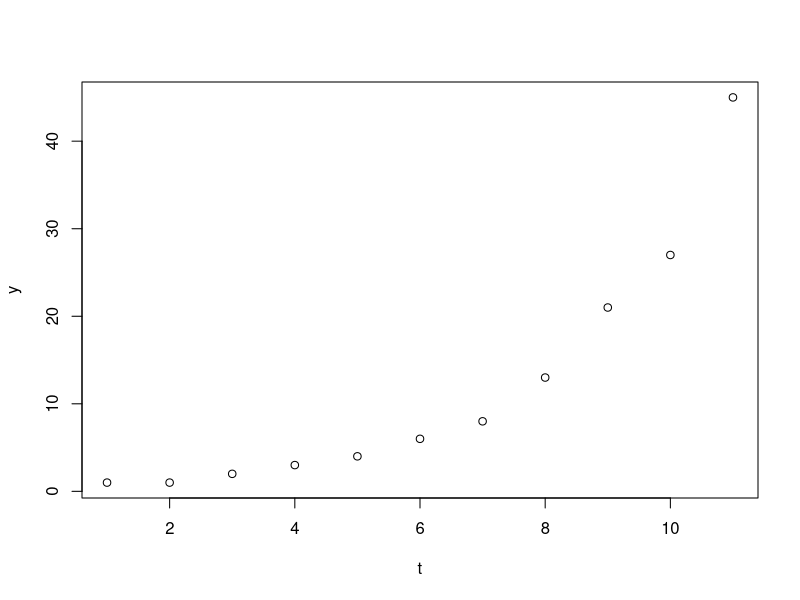
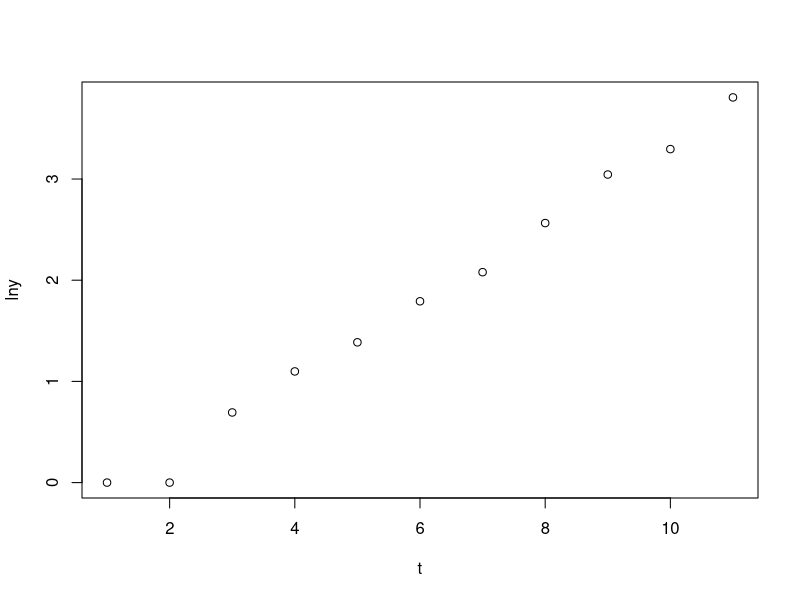
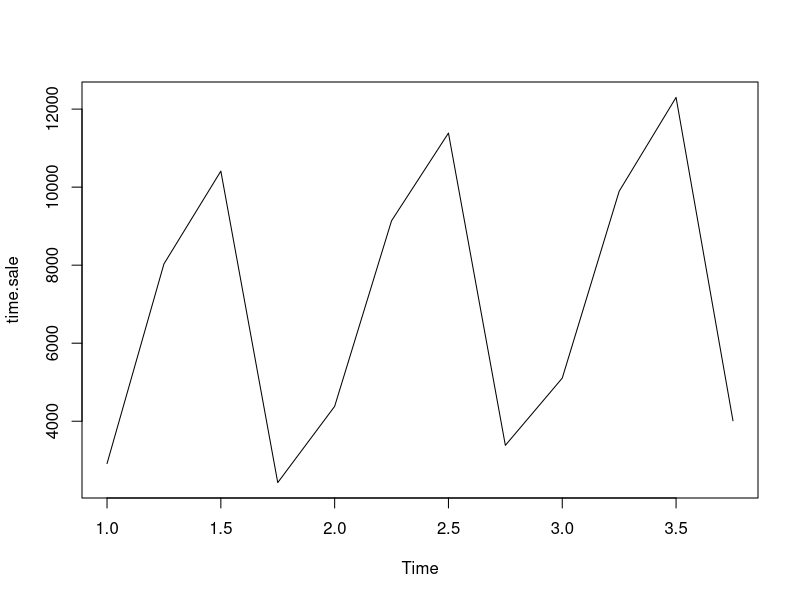
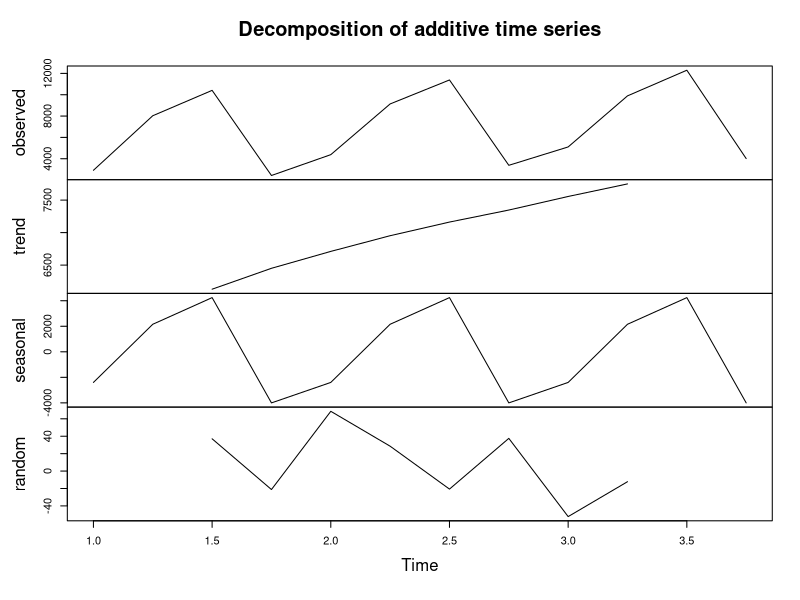
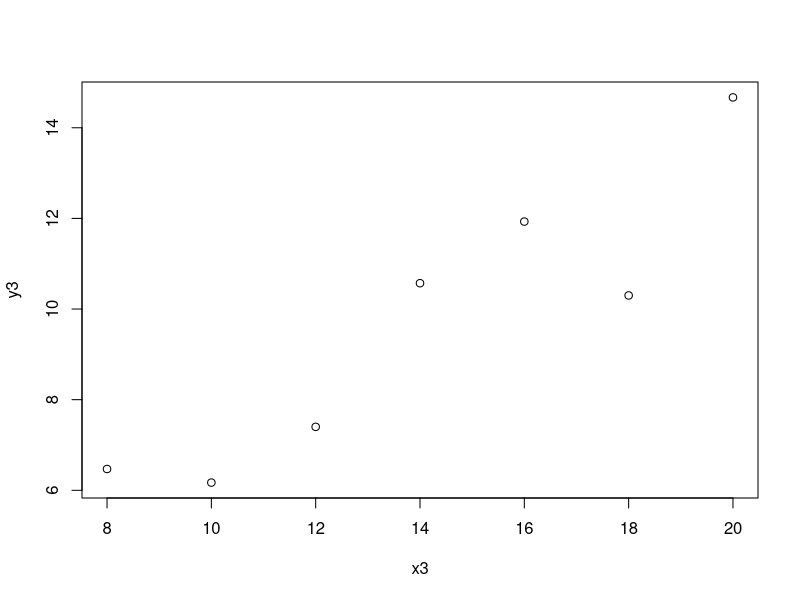

Write the R code that produced these figures, in order.
## ---- chunk 1
t<-c(1:11)
y<-c(1,1,2,3,4,6,8,13,21,27,45)
plot(y~t)
## ---- chunk 2
lny<-log(y)
plot(lny~t)
## ---- chunk 3
model<-lm(lny~t)
summary(model)
## ---- chunk 4
lny12<--0.54334+t*0.38997
lny12

new.data.frame<-data.frame(t=12)
predict(model,newdata=new.data.frame,interval="prediction",level=0.95)
## ---- chunk 5
y1<-y[1:length(y)-1]
model1<-lm(y[2:length(y)]~y1+0)
summary(model1)
## ---- chunk 6
confint(model1,'y1',level=0.95)
## ---- chunk 7
y12<-exp(4.13629)
y12
## ---- chunk 8
year<-c(1,1,1,1,2,2,2,2,3,3,3,3)
quarter<-factor(c(1,2,3,4,1,2,3,4,1,2,3,4))
sales<-c(2915,8032,10411,2427,4381,9138,11386,3382,5105,9894,12300,4013)
period<-seq(1:12)
time.sale<-ts(sales,frequency=4,start=1)
sale.dat<-data.frame(sales,period,quarter)

plot(time.sale)
plot(decompose(time.sale))
## ---- chunk 9
sale.mod<-lm(sales~period+relevel(quarter,4),data=sale.dat)
summary(sale.mod)
## ---- chunk 10
summary(sale.mod)
## ---- chunk 11
new.data.frame1<-data.frame(period=c(13,14,15,16),quarter=factor(c(1,2,3,4)))
predict(sale.mod,newdata=new.data.frame1,interval="prediction",level=0.95)
## ---- chunk 12
x3<-c(8,10,12,14,16,18,20)
y3<-c(6.47,6.17,7.4,10.57,11.93,10.3,14.67)
plot(y3~x3)
## ---- chunk 13
model.test1<-lm(log(y3)~x3)
shapiro.test(resid(model.test1))
library(lmtest)
bptest(model.test1,studentize = F)
## ---- chunk 14
model.test2<-lm(I(1/y3)~I(1/x3))
shapiro.test(resid(model.test2))
bptest(model.test2,studentize = F)
## ---- chunk 15
model.test3<-lm(y3~I(1/x3))
shapiro.test(resid(model.test3))
bptest(model.test3,studentize = F)
## ---- chunk 16
new.data.frame2<-data.frame(x3=16)
predict(model.test1,newdata=new.data.frame2,interval="prediction",level=0.95)
exp(1.99038)
exp(2.733324)
## ---- chunk 17
predict(model.test3,newdata=new.data.frame2,interval="prediction",level=0.95)
